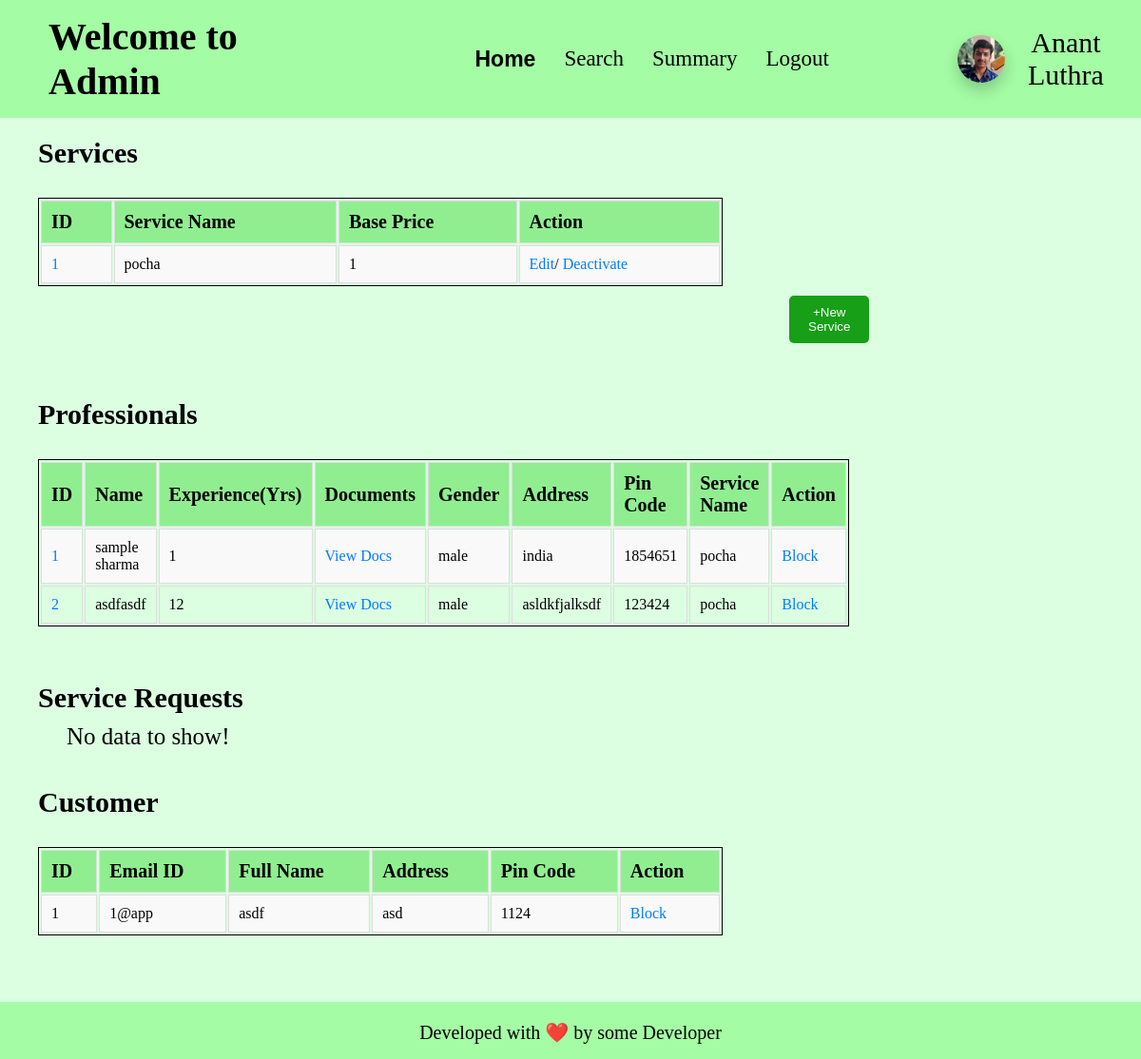
Page /admin_home on the earlier database version.
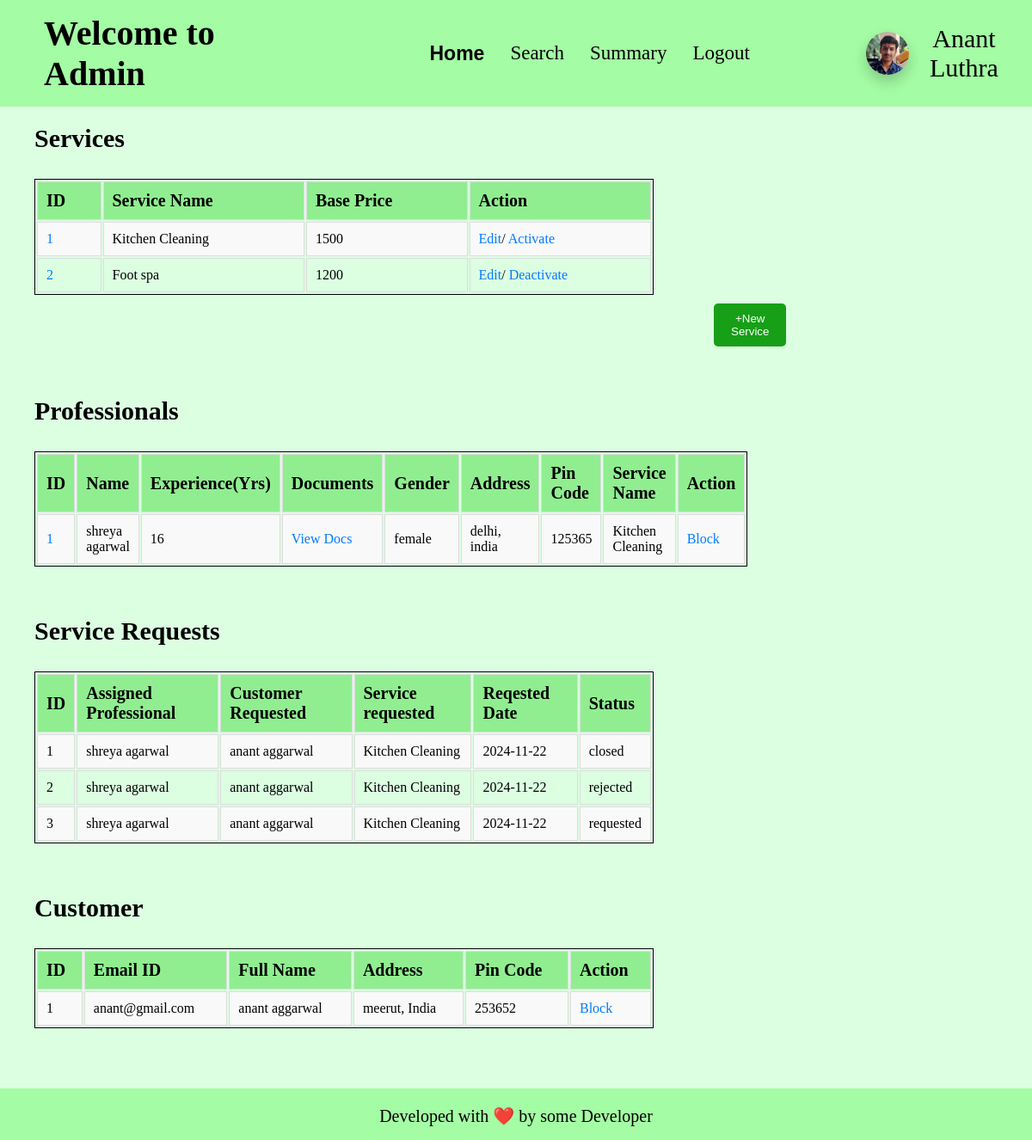
Same page on the later database version.
### app.py (models this page shows)
class service(db.Model):
    __tablename__ = "service"
    id = db.Column(db.Integer, primary_key=True, autoincrement=True)
    name = db.Column(db.String, nullable=False)
    base_price = db.Column(db.Integer, nullable=False)
    time_required = db.Column(db.Integer, nullable=False)
    description = db.Column(db.String, nullable=False)
    status = db.Column(db.Boolean, default = False)
    type = db.Column(db.String, nullable=False)
    professionals = db.relationship('professional', back_populates='service_type')
    service_requests = db.relationship('service_request', backref='service', cascade='all, delete-orphan')

class professional(db.Model):
    __tablename__ = "professional"
    id = db.Column(db.Integer, primary_key=True, autoincrement=True)
    email_id = db.Column(db.String, nullable=False)
    fullname = db.Column(db.String, nullable=False)
    password = db.Column(db.String, nullable=False)
    date_created = db.Column(db.Date, nullable=False)
    service_type_id = db.Column(db.Integer, db.ForeignKey('service.id'), nullable=False)
    experience = db.Column(db.Integer, nullable=False)
    gender = db.Column(db.String, nullable=False)
    address = db.Column(db.String, nullable=False)
    pin_code = db.Column(db.Integer, nullable=False)
    documents = db.Column(db.LargeBinary, nullable=False)
    profile_pic = db.Column(db.Text, nullable=True)
    request = db.Column(db.Boolean, default=None)
    blocked = db.Column(db.Boolean, default=False)
    services_completed = db.Column(db.Integer, default = 0)
    rating = db.Column(db.Float, default = 0.0)
    price = db.Column(db.Integer, default = 0)
    service_type = db.relationship('service', back_populates='professionals')
    service_requests = db.relationship('service_request', backref='professional', cascade='all, delete-orphan')

class customer(db.Model):
    __tablename__ = "customer"
    id = db.Column(db.Integer, primary_key=True, autoincrement=True)
    email_id = db.Column(db.String, nullable=False)
    password = db.Column(db.String, nullable=False)
    fullname = db.Column(db.String, nullable=False)
    gender = db.Column(db.String, nullable=False)
    address = db.Column(db.String, nullable=False)
    profile_pic = db.Column(db.Text, nullable=True)
    pin_code = db.Column(db.Integer, nullable=False)
    blocked = db.Column(db.Boolean, default=False)
    service_requests = db.relationship('service_request', backref='customer', cascade='all, delete-orphan')

class service_request(db.Model):
    __tablename__ = "service_request"
    id = db.Column(db.Integer, primary_key=True, autoincrement=True)
    service_id = db.Column(db.Integer, ForeignKey('service.id'), nullable=False)
    customer_id = db.Column(db.Integer, ForeignKey('customer.id'), nullable=False)
    professional_id = db.Column(db.Integer, ForeignKey('professional.id'), nullable=False)
    date_of_request = db.Column(db.Date, nullable=False)
    date_of_completion = db.Column(db.Date, default=False)
    service_status = db.Column(db.String, default=False)
    rstars = db.Column(db.Integer, default=False)
    rfeedback = db.Column(db.String, default=False)

### app.py (the view, shortened to what this page needs)
@app.route('/admin_home', methods = ['GET', 'POST'])
def admin_home():
    prof = professional.query.all()
    cus = customer.query.all()
    services = service.query.all()
    ser_req = service_request.query.options(joinedload(service_request.professional)).all()
    if request.method == 'GET':
        return render_template('admin_home.html', admin_name = ADMIN_NAME, professionals = prof, customers = cus, services = services, service_requests = ser_req, message = False)

### templates/admin_home.html (shortened to what this page needs)
<!DOCTYPE html>
<html lang="en">
<head>
    <link rel="stylesheet" href="/static/css/profile-block.css">
    <link rel="stylesheet" href="/static/css/table-styling.css">
    <link rel="stylesheet" href="/static/css/basic.css">
</head>
<body>
    <header>
        <h1>Welcome to Admin</h1>
        <ul>
            <li><a class="active" href="/admin_home">Home</a></li>
            <li><a href="/admin_search">Search</a></li>
            <li><a href="/admin_summary">Summary</a></li>
            <li><a href="/admin_logout">Logout</a></li>
        </ul>
        <div id="user-info">
            <img id="user-pic" src="/static/anant-pic.jpg" alt="Profile Picture">
            <div>{{admin_name}}</div>
        </div>
    </header>
    <h2>Services</h2>
    {% if services %}
        <div class="tables">
            <table class="styled-table">
                <tr>
                    <th>ID</th>
                    <th>Service Name</th>
                    <th>Base Price</th>
                    <th>Action</th>
                </tr>
                {% for service in services %}
                <tr>
                    <td><a href="/view_service/{{service.id}}">{{loop.index}}</a></td>
                    <td>{{service.name}}</td>
                    <td>{{service.base_price}}</td>
                    <td>
                        <a href="/admin_home/edit_service/{{service.id}}">Edit</a>/
                        {% if service.status %}
                            <a href="/admin_home/action_service/activate/{{service.id}}">Activate</a>
                        {% else %}
                            <a href="/admin_home/action_service/deactivate/{{service.id}}">Deactivate</a>
                        {% endif %}
                    </td>
                </tr>
                {% endfor %}
            </table>
    {% else %}
        <div id="no_data">No data to show!</div>
    {% endif %}
        <button class="open-modal-btn" onclick="openPopup()">+New Service</button>
    </div>
    <br>
    <h2>Professionals</h2>
    {% if professionals %}
        <div class="tables">
            <table class="styled-table">
                <tr>
                    <th>ID</th>
                    <th>Name</th>
                    <th>Experience(Yrs)</th>
                    <th>Documents</th>
                    <th>Gender</th>
                    <th>Address</th>
                    <th>Pin Code</th>
                    <th>Service Name</th>
                    <th>Action</th>
                </tr>
                {% for professional in professionals %}
                <tr>
                    <td><a href="/view_professional/{{professional.id}}">{{loop.index}}</a></td>
                    <td>{{professional.fullname}}</td>
                    <td>{{professional.experience}}</td>
                    <td>
                        {% if professional.documents %}
                        <a href="{{ url_for('view_docs', prof_id=professional.id) }}">View Docs</a>
                        {% else %}
                        No Document
                        {% endif %}
                    </td>
                    <td>{{professional.gender}}</td>
                    <td>{{professional.address}}</td>
                    <td>{{professional.pin_code}}</td>
                    <td>{{professional.service_type.name}}</td>
                    <td>
                        {% if professional.request %}
                        <a href="/admin_home/appr/approve/{{professional.id}}">Approve</a>/<a
                            href="/admin_home/appr/reject/{{professional.id}}">Reject</a>
                        {% elif not professional.blocked %}
                        <a href="/admin_home/action/block/professional/{{professional.id}}">Block</a>
                        {% elif professional.blocked %}
                        <a href="/admin_home/action/unblock/professional/{{professional.id}}">Unblock</a>
                        {% endif %}
                    </td>
                </tr>
                {% endfor %}
            </table>
        </div>
    {% else %}
        <div id="no_data">No data to show!</div>
    {% endif %}
    <br>
    <h2>Service Requests</h2>
    {% if service_requests %}
        <div class="tables">
            <table class="styled-table">
                <tr>
                    <th>ID</th>
                    <th>Assigned Professional</th>
                    <th>Customer Requested</th>
                    <th>Service requested</th>
                    <th>Reqested Date</th>
                    <th>Status</th>
                </tr>
                {% for service_req in service_requests %}
                    <tr>
                        <td>{{loop.index}}</td>
                        <td>{{service_req.professional.fullname}}</td>
                        <td>{{service_req.customer.fullname}}</td>
                        <td>{{service_req.service.name}}</td>
                        <td>{{service_req.date_of_request}}</td>
                        <td>{{service_req.service_status}}</td>
                    </tr>
                {% endfor %}
            </table>
        </div>
    {% else %}
        <div id="no_data">No data to show!</div>
    {% endif %}
    <br>
    <h2>Customer</h2>
    {% if customers %}
        <div class="tables">
            <table class="styled-table">
                <tr>
                    <th>ID</th>
                    <th>Email ID</th>
                    <th>Full Name</th>
                    <th>Address</th>
                    <th>Pin Code</th>
                    <th>Action</th>
                </tr>
                {% for customer in customers %}
                <tr>
                    <td>{{loop.index}}</td>
                    <td>{{customer.email_id}}</td>
                    <td>{{customer.fullname}}</td>
                    <td>{{customer.address}}</td>
                    <td>{{customer.pin_code}}</td>
                    <td>
                        {% if customer.blocked %}
                        <a href="/admin_home/action/unblock/customer/{{customer.id}}">Unblock</a>
                        {% else %}
                        <a href="/admin_home/action/block/customer/{{customer.id}}">Block</a>
                        {% endif %}
                    </td>
                </tr>
                {% endfor %}
            </table>
        </div>
    {% else %}
        <div id="no_data">No data to show!</div>
    {% endif %}
    <footer style="margin-top: 50px;">
        <p>
            Developed with ❤️ by some Developer
        </p>
    </footer>
</body>
</html>

### static/css/profile-block.css (style rules this page uses)
#user-info { margin-left: 10vw; width: 19vw; display: flex; flex-direction: row; align-items: center; justify-content: space-evenly; }
#user-info img { min-width: 50px; min-height: 50px; max-width: 55px; max-height: 55px; border-radius: 50px; box-shadow: 0 8px 16px rgba(0, 0, 0, 0.2); }
#user-info div { font-size: 30px; text-align: center; }

### static/css/table-styling.css (style rules this page uses)
.tables { margin-left: 20px; text-align: center; align-items: center; justify-content: center; width: 60vw; border-radius: 25px; padding: 20px; }
.styled-table { width: 100%; border: 1px solid black; }
.styled-table th { font-size: 20px; }
.styled-table th, .styled-table td { padding: 10px; border: 1px solid #ddd; text-align: left; }
.styled-table th { background-color: #f2f2f2; background-color: lightgreen; }
.styled-table tr:nth-child(even) { background-color: #f9f9f9; }
.styled-table a { color: #007bff; text-decoration: none; }

### static/css/basic.css (style rules this page uses)
* { padding: 0; margin: 0; }
body { background-color: rgb(220, 255, 226); align-items: center; text-align: left; }
header { align-items: center; display: flex; padding: 15px; background-color: rgb(164, 252, 164); }
ul { display: flex; list-style-type: none; padding: 0; margin: 0; }
ul li { padding-inline: 15px; }
ul li a { font-size: 23px; text-decoration: none; color: black; }
.active { font-family: 'Franklin Gothic Medium', 'Arial Narrow', Arial, sans-serif; font-weight: bold; }

### templates/admin_home.html (style rules this page uses)
h1 { margin-right: 15vw; margin-left: 3vw; font-size: 40px; }
h2 { margin-top: 20px; margin-left: 40px; margin-bottom: 10px; font-size: 30px; }
footer { align-items: center; text-align: center; background-color: rgb(164, 252, 164); height: 60px; margin-top: 50px; }
footer p { margin: auto; padding-top: 20px; font-size: 20px; }
.open-modal-btn { padding: 10px 20px; background-color: rgb(23, 159, 23); color: white; border: none; border-radius: 5px; cursor: pointer; margin-left: 790px; margin-top: 10px; }

Differences in the rows shown:
removed professional: fullname "asdfasdf", experience "12", gender "male", address "asldkfjalksdf", pin_code "123424", service_type.name "pocha"
changed service: name "pocha" → "Kitchen Cleaning"; base_price "1" → "1500"; status "Deactivate" → "Activate"
added service: name "Foot spa", base_price "1200"
changed professional: fullname "sample sharma" → "shreya agarwal"; experience "1" → "16"; gender "male" → "female"; address "india" → "delhi, india"; pin_code "1854651" → "125365"; service_type.name "pocha" → "Kitchen Cleaning"
added service_request: professional.fullname "shreya agarwal", customer.fullname "anant aggarwal", service.name "Kitchen Cleaning", date_of_request "2024-11-22", service_status "closed"
added service_request: professional.fullname "shreya agarwal", customer.fullname "anant aggarwal", service.name "Kitchen Cleaning", date_of_request "2024-11-22", service_status "rejected"
added service_request: professional.fullname "shreya agarwal", customer.fullname "anant aggarwal", service.name "Kitchen Cleaning", date_of_request "2024-11-22", service_status "requested"
changed customer: email_id "1@app" → "anant@gmail.com"; fullname "asdf" → "anant aggarwal"; address "asd" → "meerut, India"; pin_code "1124" → "253652"
Other differences:
text no longer shown: "No data to show!"
text now shown: "ID Assigned Professional Customer Requested Service requested Reqested Date Status"
